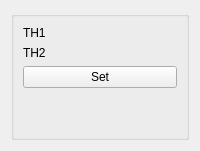
            <widget class="QWidget" name="unitTab">
             <attribute name="title">
              <string>TH</string>
             </attribute>
             <layout class="QVBoxLayout" name="verticalLayout_19">
              <item>
               <widget class="QGroupBox" name="groupBox_9">
                <property name="title">
                 <string/>
                </property>
                <layout class="QVBoxLayout" name="verticalLayout_24">
                 <item>
                  <layout class="QVBoxLayout" name="verticalLayout_18">
                   <item>
                    <layout class="QHBoxLayout" name="hrz_1">
                     <item>
                      <widget class="QLabel" name="label_24">
                       <property name="text">
                        <string>TH1</string>
                       </property>
                      </widget>
                     </item>
                    </layout>
                   </item>
                   <item>
                    <layout class="QHBoxLayout" name="hrz_2">
                     <item>
                      <widget class="QLabel" name="label_25">
                       <property name="text">
                        <string>TH2</string>
                       </property>
                      </widget>
                     </item>
                    </layout>
                   </item>
                  </layout>
                 </item>
                 <item>
                  <widget class="QPushButton" name="btnSetTH">
                   <property name="text">
                    <string>Set</string>
                   </property>
                  </widget>
                 </item>
                 <item>
                  <spacer name="verticalSpacer_5">
                   <property name="orientation">
                    <enum>Qt::Vertical</enum>
                   </property>
                   <property name="sizeHint" stdset="0">
                    <size>
                     <width>20</width>
                     <height>40</height>
                    </size>
                   </property>
                  </spacer>
                 </item>
                </layout>
               </widget>
              </item>
             </layout>
            </widget>
